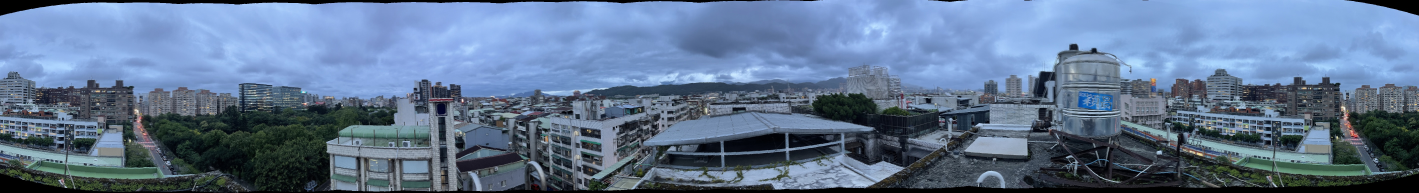
#> input picture hw2_image_stiching/Panorama_driftless.jpg, 5676 x 770 px, given as the content of the folder ../data, which was not available (shown at 1/4 size)
$ python hw2_image_stiching.py
#> lines starting #> are read from the running program, lines starting #| are printed output that depends on the picture; pictures that were not available may be replaced by others from this repository, and a replacement may not be noted
import numpy as np
import cv2
import glob
import math
from collections import defaultdict
import random

# Config
F_COLOR = (0, 0, 255)
k = 0.04 # For Harris Corner
R_DOWNSAMPLE = 4 # 4
INPUT_DIR = "../data/" # "roof/"
K_RANSAC = 3000 # How many iteration in RANSAC
N_RANSAC = 8 # How many samples in RANSAC
RANSAC_THRES = 10
OUTPUT_NAME = "roof_pano"

def gkern(l=5, sig=1.):
    # Reference: https://stackoverflow.com/questions/29731726/how-to-calculate-a-gaussian-kernel-matrix-efficiently-in-numpy
    """
    creates gaussian kernel with side length `l` and a sigma of `sig`
    """
    ax = np.linspace(-(l - 1) / 2., (l - 1) / 2., l)
    gauss = np.exp(-0.5 * np.square(ax) / np.square(sig))
    kernel = np.outer(gauss, gauss)
    return kernel / np.sum(kernel)

def my_harris_corner(img_gray_f, k=0.04):
    '''
    Input:
        img - BGR image
        k = 0.04~0.06
    Output:
        [feature_1, feature_2, feature_3, ...]
    '''
    h ,w = img_gray_f.shape
    x_sobel = np.array([[-1, 0, 1],
                        [-2, 0, 2],
                        [-1, 0, 1]])
    y_sobel = np.array([[-1, -2, -1],
                        [ 0,  0,  0],
                        [ 1,  2,  1]])
    windows_kernal = np.array([[1, 2, 1],
                            [2, 4, 2],
                            [1, 2, 1]])*(1/16)
    #
    I_x = cv2.filter2D(img_gray_f, -1, x_sobel)
    I_y = cv2.filter2D(img_gray_f, -1, y_sobel)
    #
    I_x2 = I_x*I_x
    I_y2 = I_y*I_y
    I_xy = I_x*I_y

    # Apply windows function
    A = cv2.filter2D(I_x2, -1, windows_kernal)# A
    B = cv2.filter2D(I_y2, -1, windows_kernal)# B
    C = cv2.filter2D(I_xy, -1, windows_kernal)# C
    #
    R = -k*A*A - k*B*B - C*C + (1-2*k)*A*B

    ret, img_R_bin = cv2.threshold(R, R.max()*0.01, 255, cv2.THRESH_BINARY)
    n_region, labels = cv2.connectedComponents(img_R_bin.astype('int8'))

    f_loc = []
    for label in range(1, n_region+1):
        f_loc.append(np.argmax(R*(labels==label)))

    # SIFT feature description
    # Find Major Orientation
    weight_filter = gkern(l = 20, sig = 10)
    M = np.sqrt(I_x2 + I_y2)
    M = np.pad(M, 20, mode='constant', constant_values=0)
    theta = np.arctan2(I_y, I_x)
    theta = np.pad(theta, 20, mode='constant', constant_values=float('nan'))

    maj_ori = [] # majar oridnetation
    for f in f_loc:
        x, y = (f%w, f//w)
        x, y = x+20, y+20 # for padding
        votes = M[y-10:y+10, x-10:x+10] * weight_filter # pad zeros
        candidates = theta[y-10:y+10, x-10:x+10] # pad nan
        #
        votes = votes.ravel() # Reshape to 1D
        candidates = candidates.ravel() # Reshape to 1D
        v_box = defaultdict(int) # voting box
        for i in range(votes.shape[0]):
            if math.isnan(candidates[i]):
                continue
            c = candidates[i]//(math.pi/18)
            v_box[c] += votes[i]
        if len(v_box) == 0:# All candidates are nan
            maj_ori.append((0, 0))
        else:
            winner = max(v_box, key=v_box.get)
            maj_ori.append((winner, v_box[winner]))

    #  Local Orientaion
    descriptor_s = []
    for f in f_loc:
        x, y = (f%w, f//w)
        x, y = x+20, y+20 # for padding

        descriptor = []
        for x_off in [-8, -4, 0, 4]:
            for y_off in [-8, -4, 0, 4]:
                votes = M[y-y_off:y-y_off+8, x-x_off:x-x_off+8]
                candidates = theta[y-y_off:y-y_off+8, x-x_off:x-x_off+8]
                votes = votes.ravel() # Reshape to 1D
                candidates = candidates.ravel() # Reshape to 1D

                v_box = [0, 0, 0, 0, 0, 0, 0, 0]
                for i in range(votes.shape[0]):
                    if math.isnan(candidates[i]):
                        continue
                    c_idx = int((candidates[i]//(math.pi/4)) + 4)
                    if c_idx == 8: c_idx = 7 # Edge case
                    v_box[c_idx] += votes[i]
                descriptor += v_box
        descriptor_s.append(descriptor)

    return list(zip(f_loc, descriptor_s))

def find_boundary(img_pano):
    lb = None # Left bound
    rb = None # Right bound
    for i in range(img_pano.shape[1]):
        if lb == None and np.any(img_pano[:, i]):
            lb = i
        elif lb != None and rb == None and (not np.any(img_pano[:, i])):
            rb = i
            break
    ub = None # Uppder bound
    sb = None # south bound
    for i in range(img_pano.shape[0]):
        if ub == None and np.any(img_pano[i, :]):
            ub = i
        elif ub != None and sb == None and (not np.any(img_pano[i, :])):
            sb = i
            break
    return (lb, rb, ub, sb)

def to_cylinder_cor(ori_p, f_len):
    y, x = h//2 - ori_p[1], -w//2 + ori_p[0]
    xc = f_len*math.atan(x/f_len)
    yc = f_len*y/(math.sqrt(x**2 + f_len**2))
    return (int(xc + w//2), int(-yc + h//2))

img_list = [cv2.imread(i) for i in sorted(glob.glob(f"{INPUT_DIR}*.jpg"))]
#> img_list = 1 item
h ,w, c = img_list[0].shape
#> h = 770; w = 5676; c = 3

# Preprocessing Resize
img_list_tmp = [cv2.resize(img, (w//R_DOWNSAMPLE, h//R_DOWNSAMPLE)) for img in img_list]
#> img_list_tmp = 1 item
img_list = img_list_tmp
h ,w, c = img_list[0].shape
#> h = 192; w = 1419

# This is for parrington
f_lens = []
with open(f"{INPUT_DIR}f_len.txt", 'r') as f:
#> (reads hw2_image_stiching/parrington_reverse/f_len.txt from the repository)
    f_lens = [float(line.split(" ")[1]) for line in f.readlines()]

print(f"Number of image = {len(img_list)}")
#| Number of image = 1

img_cylinders = []
for i in range(len(img_list)):
    img_cylinder = np.zeros(shape=img_list[i].shape, dtype=np.uint8)
    for ori_y in range(h):
        for ori_x in range(w):
            y, x = h//2 - ori_y, -w//2 + ori_x
            xp = f_lens[i]*math.atan(x/f_lens[i])
            yp = f_lens[i]*y/(math.sqrt(x**2 + f_lens[i]**2))
            img_cylinder[int(-yp + h//2), int(xp + w//2)] = img_list[i][ori_y, ori_x]
    img_cylinders.append(img_cylinder)
    print(f"{i}/{len(img_list)}")
#> this loop made 1 pass
#| 0/1
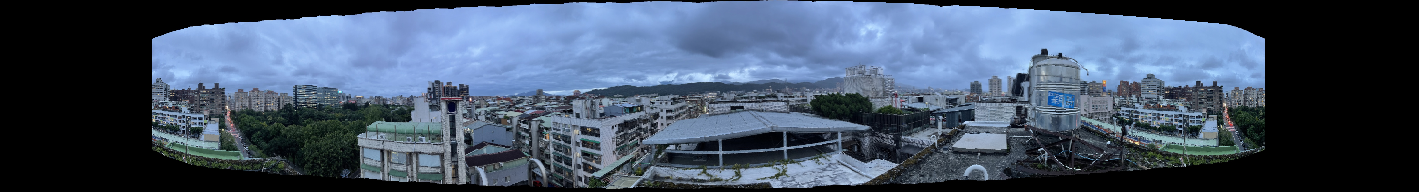
#> img_cylinder: shape (192, 1419, 3); mean of channels 0, 1, 2 103.8, 83.3, 68.4; drawn as B, G, R
#> after the loop, img_cylinders = 1 item


my_features_list = []
for i, img in enumerate(img_list):
    # Gray scale
    img_gray = cv2.cvtColor(img, cv2.COLOR_BGR2GRAY)
    img_gray_f = np.float32(img_gray) # Convert from uint8 to float32
    my_features = my_harris_corner(img_gray_f, k = k)
    my_features_list.append(my_features)
    print(f"Number of harris_corner in img_{i} = {len(my_features)} ")
#> this loop made 1 pass
#> (h in my_harris_corner, w in my_harris_corner, x_sobel in my_harris_corner, y_sobel in my_harris_corner, ret in my_harris_corner, n_region in my_harris_corner) on pass 1: (192, 1419, [[-1, 0, 1], [-2, 0, 2], [-1, 0, 1]], [[-1, -2, -1], [0, 0, 0], [1, 2, 1]], 196406702.1, 1298)
#| Number of harris_corner in img_0 = 1298
#> pass 1, `img_gray = cv2.cvtColor(img, cv2.COLOR_BGR2GRAY)`:
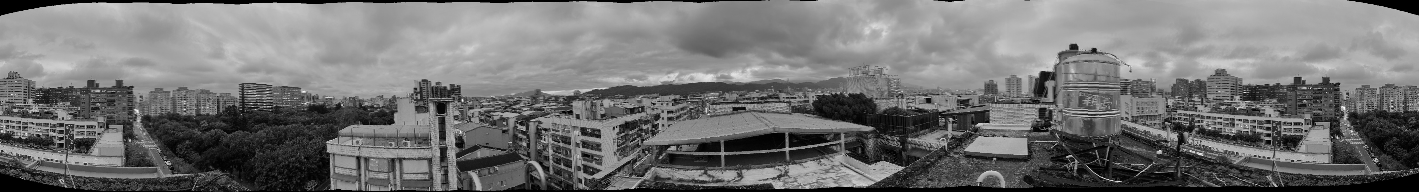
#> img_gray: shape (192, 1419); min 0, max 253, mean 114.6
#> pass 1, in my_harris_corner, `I_x = cv2.filter2D(img_gray_f, -1, x_sobel)`:
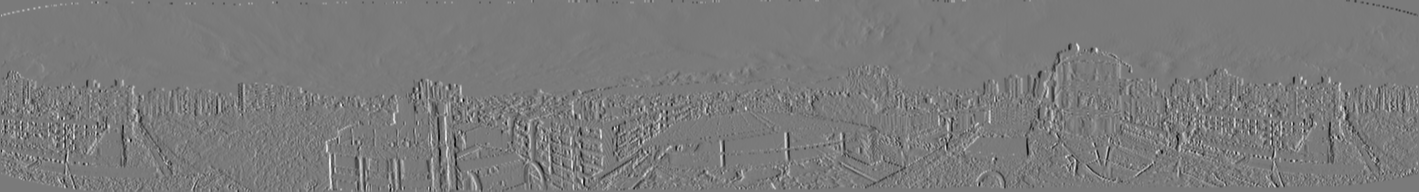
#> I_x: shape (192, 1419) float32; min -650, max 701, mean -0.1; drawn with min black and max white
#> pass 1, in my_harris_corner, `I_y = cv2.filter2D(img_gray_f, -1, y_sobel)`:
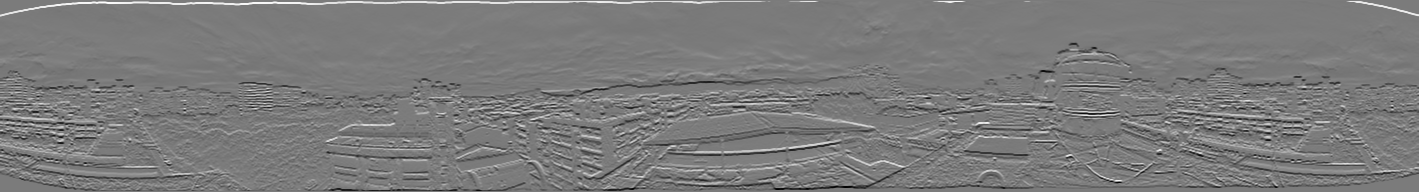
#> I_y: shape (192, 1419) float32; min -773, max 821, mean -2.7; drawn with min black and max white
#> after the loop, my_features_list = 1 item
print(len(my_features_list))
#| 1

h ,w, c = img_list[0].shape
# Init img_pano with first image
img_pano = np.zeros((2000, 10000, 3), np.uint8)
pano_ori = (0, 1000)
img_pano[pano_ori[1] - h//2:pano_ori[1] + h//2,
         pano_ori[0]       :pano_ori[0] + w] = img_cylinders[0]
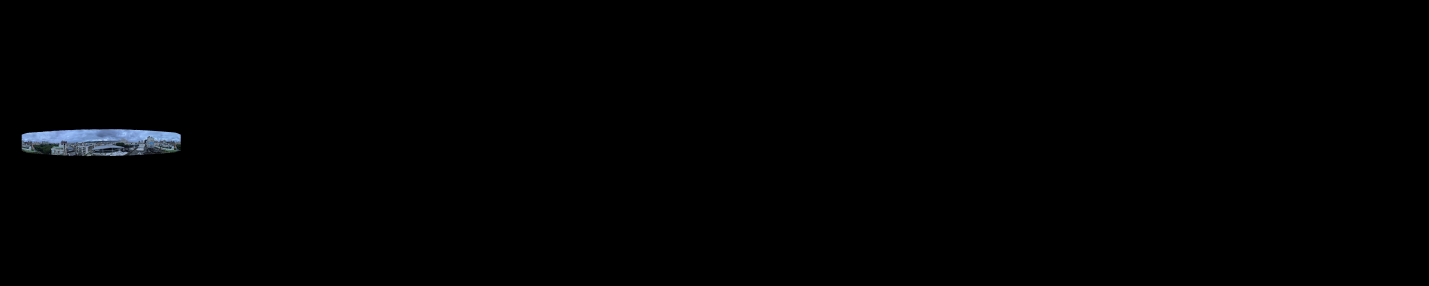
#> img_pano: shape (2000, 10000, 3) (shown at 1/7 size); mean of channels 0, 1, 2 1.4, 1.1, 0.9; drawn as B, G, R

for i_curr in range(1, len(img_list)):
    i_prev = i_curr-1
    # Feature Matching
    match = [] # [(f1, f2), (f1, f2)]
    for q, q_des in my_features_list[i_prev]: # Query
        # Find match
        v_idx = None
        d_min_1st = float('inf')
        d_min_2nd = float('inf')
        for v, v_des in my_features_list[i_curr]: # value
            dis = np.linalg.norm(np.array(q_des) - np.array(v_des)) # L2 Distance
            if dis < d_min_1st:
                d_min_2nd = d_min_1st
                d_min_1st = dis
                v_idx = v

        # Check if it's a meaningful match
        if d_min_1st/d_min_2nd < 0.8:
            match.append((q, v_idx))
    print(f"Number of matched features img_{i_prev}<->img_{i_curr}: {len(match)}")

    # RANSAC
    min_n_out_dxy = float('inf')
    best_dxy = None # Best translation matrix
    best_match_dxy = None # Best feature set, For debugging
    for _ in range(K_RANSAC):
        random.shuffle(match)
        dx = 0
        dy = 0
        #
        match_cylider = []
        for f1, f2 in match[:N_RANSAC]:
            x1, y1 = to_cylinder_cor( (f1%w, f1//w) ,f_lens[0])
            x2, y2 = to_cylinder_cor( (f2%w, f2//w) ,f_lens[1])
            #
            dx += (x1 - x2)/N_RANSAC
            dy += (y1 - y2)/N_RANSAC
            #
            match_cylider.append((x1 + y1*w, x2 + y2*w))

        # Evluate the number of outliner of this model.

        n_outliner_dxy = 0
        for f1, f2 in match:
            x1, y1 = to_cylinder_cor( (f1%w, f1//w) ,f_lens[0]) # TODO transform feature points to cylinder and find dx,dy
            x2, y2 = to_cylinder_cor( (f2%w, f2//w) ,f_lens[1])
            # dxy
            err_squ = ((x2+dx) - x1)**2 + ((y2+dy) - y1)**2
            if err_squ > RANSAC_THRES:
                n_outliner_dxy += 1

        if min_n_out_dxy > n_outliner_dxy:
            min_n_out_dxy = n_outliner_dxy
            best_dxy = (int(dx), int(dy))
            best_match_dxy = match_cylider

    print(f"Reject rate for best match: {round(min_n_out_dxy/len(match)*100, 1)}% ({min_n_out_dxy}/{len(match)})")
    print(f"best_dxy = {best_dxy}")

    pano_ori = (pano_ori[0] + best_dxy[0], pano_ori[1] + best_dxy[1])
    blend_srt = pano_ori[0]
    blend_len = w - best_dxy[0] # blend_end - blend_srt
    blend_end = blend_srt + blend_len # w
    for i in range(blend_srt, blend_end):
        for j in range(h):
            img1_percent = (blend_end - i) / blend_len
            img1_v = img_pano[pano_ori[1] - h//2 + j, i]
            img2_v = img_cylinders[i_curr][j, i-blend_srt]

            # Deal with black area
            if not np.any(img1_v): # all zero
                img1_percent = 0.0
            elif not np.any(img2_v): # all zero
                img1_percent = 1.0
            #
            img_pano[pano_ori[1] - h//2 + j, i] = img1_v * img1_percent + img2_v * (1-img1_percent)

    # Directly paste non-overlapping part
    img_pano[pano_ori[1] - h//2     :pano_ori[1] + h//2,
             pano_ori[0] + blend_len:pano_ori[0] + w] = img_cylinders[i_curr][:, blend_len:]
#> this loop made 0 passes

lb, rb, ub, sb = find_boundary(img_pano)
#> after the loop in find_boundary, `for i in range(img_pano.shape[1]):`: lb = 152; rb = 1265
#> after the loop in find_boundary, `for i in range(img_pano.shape[0]):`: sb = 1096; ub = 904
#> lb = 152; rb = 1265; ub = 904; sb = 1096
img_pano = img_pano[ub:sb, lb:rb]
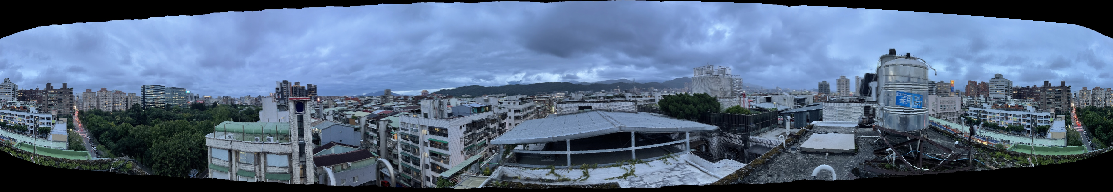
#> img_pano: shape (192, 1113, 3); mean of channels 0, 1, 2 132.4, 106.2, 87.2; drawn as B, G, R

cv2.imwrite(f"{OUTPUT_NAME}.jpg", img_pano)

start_black = None
for i in range(img_pano.shape[0]):
    if np.any(img_pano[i, 0]):
        start_black = i
        break
end_black = None
for i in range(img_pano.shape[0]):
    if np.any(img_pano[i, -1]):
        end_black = i
        break

global_offset = end_black - start_black # Assuming drifting down
#> global_offset = 0
stride_offset = global_offset / img_pano.shape[1]
#> stride_offset = 0
print(f"stride_offset = {stride_offset}")
#| stride_offset = 0.0

img_pano_driftless = np.zeros(img_pano.shape, np.uint8)

if stride_offset >= 0:
    for i in range(img_pano.shape[1]):
        img_pano_driftless[:img_pano.shape[0] - int(i*stride_offset), i] = img_pano[int(i*stride_offset):, i]
else:
    stride_offset = abs(stride_offset)
    for i in range(img_pano.shape[1]-1, -1, -1):
        p = int( (img_pano.shape[1]-1-i)*stride_offset )
        img_pano_driftless[:img_pano.shape[0] - p, i] = img_pano[p:, i]

lb, rb, ub, sb = find_boundary(img_pano_driftless)
#> lb = 0; ub = 0
img_pano_driftless = img_pano_driftless[ub:sb, lb:rb]
cv2.imwrite(f"{OUTPUT_NAME}_driftless.jpg", img_pano_driftless)
